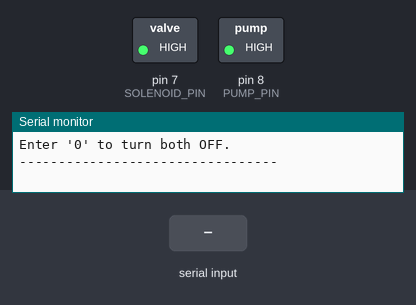
A sketch run on a simulated Arduino Uno, built with avr-gcc and run on an emulated ATmega328P. On the bench: switched loads named in the sketch (green lamp = pin HIGH), the last lines printed to the serial monitor. The test bench sets the inputs (shaded band).

Above: at 1.3 s.
1.4 s: "1" received over Serial
At 2.0 s:
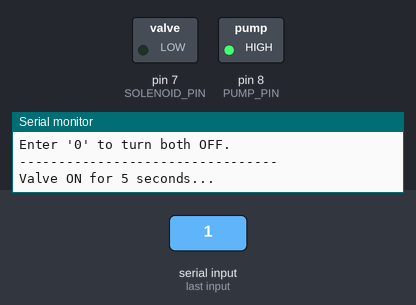
At 7.0 s:
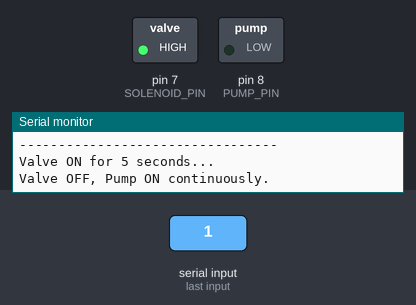
Timing chart, 0 to 8.5 s (numbered marks = the images above; inputs shaded):
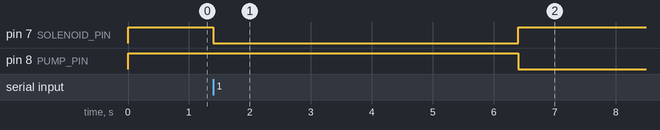

The sketch:

sprinkler-control.ino
```cpp
/*
 * Smart Sprinkler Controller - Sequence Control Version
 * Controls pump (pin 8) and solenoid valve (pin 7) via serial commands
 * Uses active LOW relays (HIGH = OFF, LOW = ON)
 *
 * Commands:
 * '1' - Start treatment sequence: Valve ON for 5s, then Valve OFF + Pump ON continuously
 * '0' - Stop all: Turn both valve and pump OFF
 */

const int SOLENOID_PIN = 7;
const int PUMP_PIN = 8;

void setup() {
  Serial.begin(9600);

  pinMode(SOLENOID_PIN, OUTPUT);
  pinMode(PUMP_PIN, OUTPUT);

  // Initialize relays OFF (HIGH for active LOW)
  digitalWrite(SOLENOID_PIN, HIGH);
  digitalWrite(PUMP_PIN, HIGH);

  Serial.println("--- Solenoid and Pump Control ---");
  Serial.println("Enter '1' to turn valve ON for 5s, then pump ON continuously.");
  Serial.println("Enter '0' to turn both OFF.");
  Serial.println("---------------------------------");
}

void loop() {
  if (Serial.available() > 0) {
    char command = Serial.read();

    if (command == '1') {
      Serial.println("Valve ON for 5 seconds...");
      digitalWrite(SOLENOID_PIN, LOW);  // Valve ON (active LOW)
      digitalWrite(PUMP_PIN, HIGH);     // Pump OFF

      delay(5000);                      // Wait 5 seconds

      Serial.println("Valve OFF, Pump ON continuously.");
      digitalWrite(SOLENOID_PIN, HIGH); // Valve OFF (active LOW)
      digitalWrite(PUMP_PIN, LOW);      // Pump ON (active LOW)

    } else if (command == '0') {
      Serial.println("Turning both OFF...");
      digitalWrite(SOLENOID_PIN, HIGH); // Valve OFF (active LOW)
      digitalWrite(PUMP_PIN, HIGH);     // Pump OFF (active LOW)
    }
  }
}
```

Measured:
- after the input at 1.4 s, pin 7 (SOLENOID_PIN): HIGH → LOW at once, → HIGH 5.0 s later; pin 8 (PUMP_PIN): HIGH → LOW after 5.0 s
